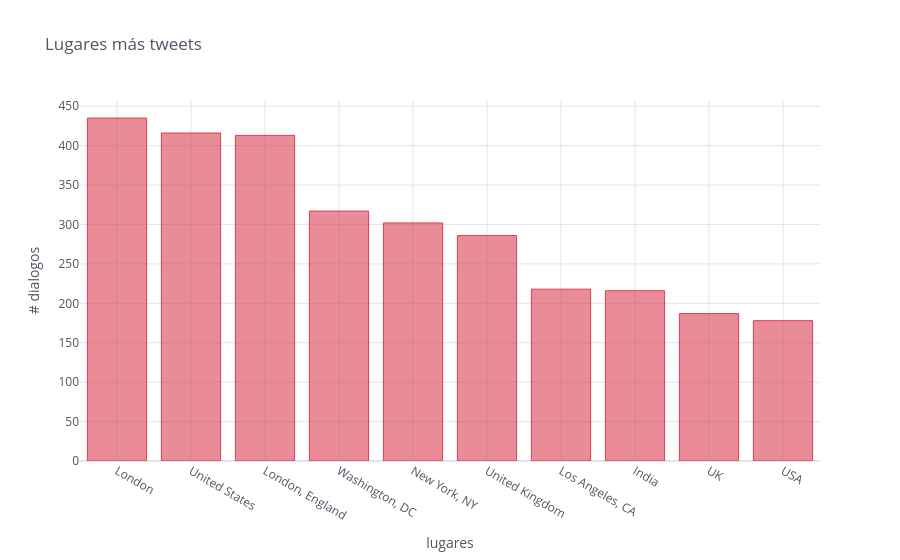

The notebook cell saved with this chart:
### Code cell
conteo_lugares=data['Location'].value_counts()

conteo_lugares

top_conteo_lugares=conteo_lugares.head(10)

top_conteo_lugares.iplot(kind='bar',title='Lugares más tweets',color=['red'],
                            theme='white',yTitle='# dialogos',xTitle='lugares')

### Figure 1 — Plotly figure (JSON) as saved in the notebook; plotly's stock layout.template omitted (floating-point values rounded to 4 significant figures)
{"data": [{"marker": {"color": "rgba(219, 64, 82, 0.6)", "line": {"color": "rgba(219, 64, 82, 1.0)", "width": 1}}, "name": "Location", "orientation": "v", "text": "", "type": "bar", "x": ["London", "United States", "London, England", "Washington, DC", "New York, NY", "United Kingdom", "Los Angeles, CA", "India", "UK", "USA"], "y": [435, 416, 413, 317, 302, 286, 218, 216, 187, 178]}], "layout": {"legend": {"bgcolor": "#FFFFFF", "font": {"color": "#4D5663"}}, "paper_bgcolor": "#FFFFFF", "plot_bgcolor": "#FFFFFF", "title": {"font": {"color": "#4D5663"}, "text": "Lugares más tweets"}, "xaxis": {"gridcolor": "#E1E5ED", "showgrid": true, "tickfont": {"color": "#4D5663"}, "title": {"font": {"color": "#4D5663"}, "text": "lugares"}, "zerolinecolor": "#E1E5ED"}, "yaxis": {"gridcolor": "#E1E5ED", "showgrid": true, "tickfont": {"color": "#4D5663"}, "title": {"font": {"color": "#4D5663"}, "text": "# dialogos"}, "zerolinecolor": "#E1E5ED"}}}
